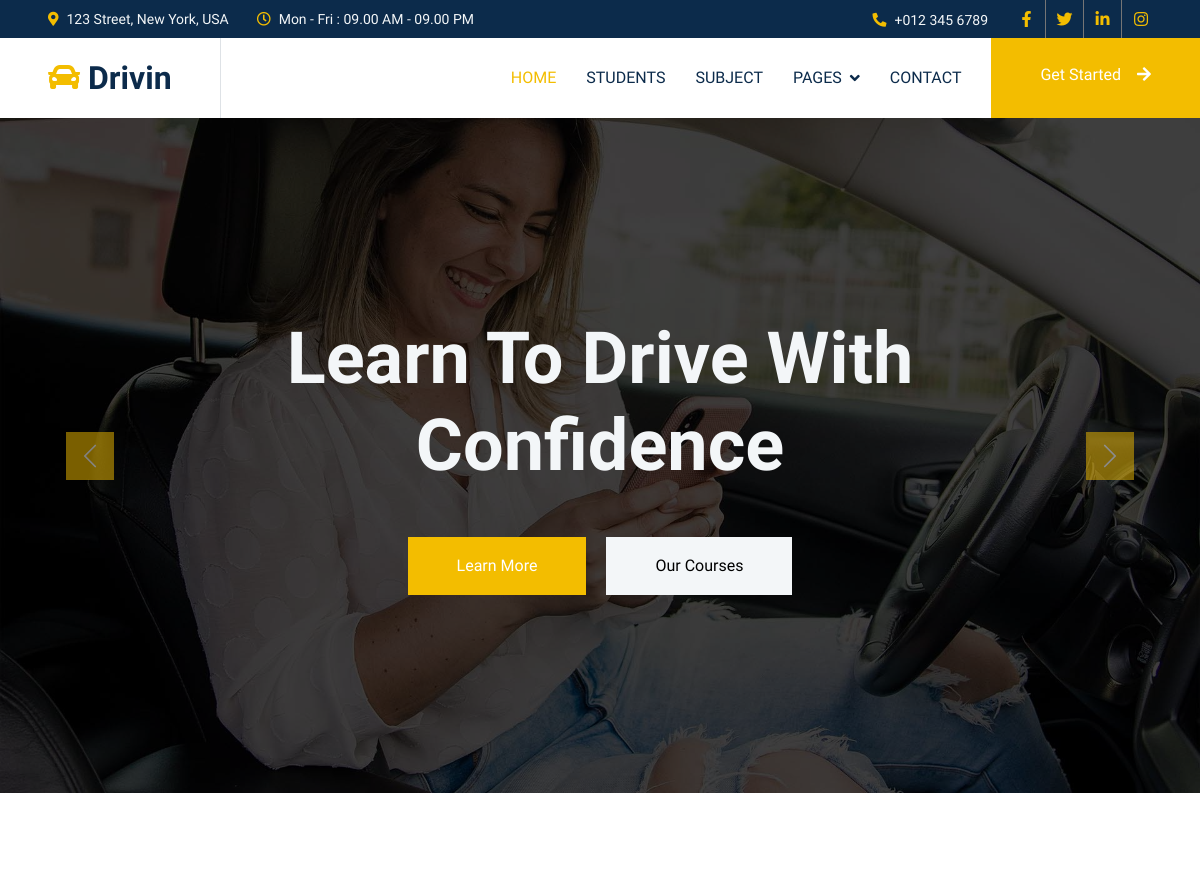
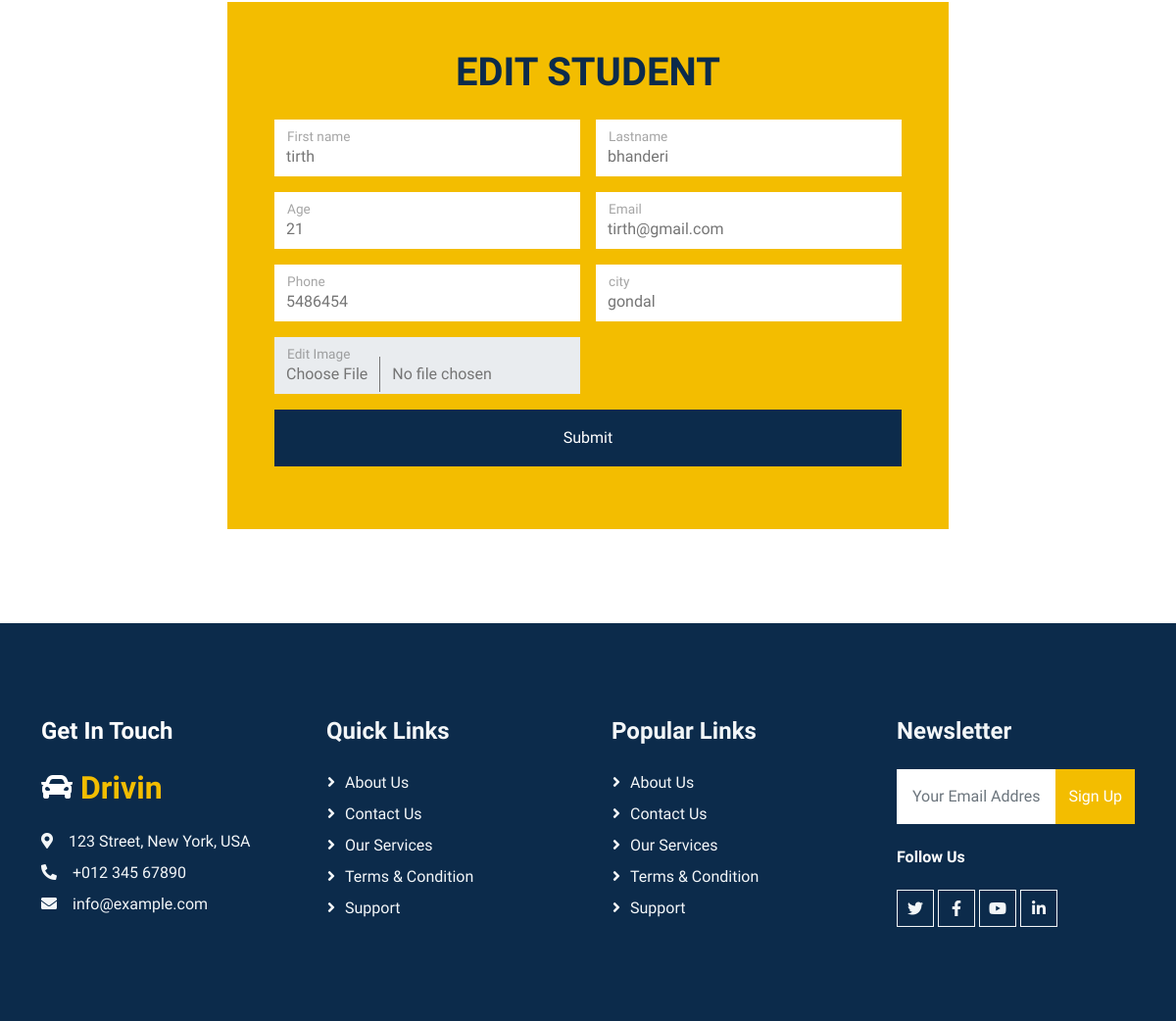
The page /edit-student/42 on the database its author committed (2 pictures, top to bottom).
### my_app/models.py (models this page shows)
class student(models.Model):
    firstname = models.CharField(max_length=100)
    lastname = models.CharField(max_length=100,default="")
    age = models.IntegerField(default=0)
    email = models.CharField(max_length=100,default="")
    phone = models.BigIntegerField(default=0)
    city = models.CharField(max_length=100,default="")
    image = models.ImageField(upload_to="")

### my_app/views.py (the view)
# urls.py: path('edit-student/<int:id>', edit_student, name='edit_1'),
def edit_student(request,id):
    if request.method == "POST":
        fname = request.POST['fname']
        lname = request.POST['lname']
        age = request.POST['age']
        Email = request.POST['email']
        Phone = request.POST['phone']
        City = request.POST['city']
        img = request.FILES.get('image')
        obj2 = student.objects.get(id=id)
        obj2.firstname=fname
        obj2.lastname=lname
        obj2.age=age
        obj2.email=Email
        obj2.phone=Phone
        obj2.city=City
        if img:
            obj2.image=img
        obj2.save()
        print(request.POST['fname'])
        return redirect('home')
    else:
        s1 = student.objects.get(id=id)
        context ={
            "b" : s1
        }
        return render(request,"edit_student.html",context)

### my_app/templates/edit_student.html (shortened to what this page needs)
        {% extends "base.html" %}
        {% block body %}
         <div class="container">
            <div class="row justify-content-center">
                <div class="col-lg-8 my-6 mb-0 wow fadeInUp" data-wow-delay="0.1s">
                    <div class="bg-primary text-center p-5">
                        <h1 class="mb-4">EDIT STUDENT</h1>
                        <form action="{% url 'edit_1' b.id %}" method="post"enctype="multipart/form-data">
                            <div class="row g-3">
                                <div class="col-sm-6">
                                    <div class="form-floating">
                                        <input type="text" class="form-control border-0" id="fname" name="fname" placeholder="Enter firstname" value="{{b.firstname}}">
                                        <label for="fname">First name</label>
                                    </div>
                                </div>
                                <div class="col-sm-6">
                                    <div class="form-floating">
                                        <input type="text" class="form-control border-0" id="lname" name="lname"  value="{{b.lastname}}">
                                        <label for="lname">Lastname</label>
                                    </div>
                                </div>
                                <div class="col-sm-6">
                                    <div class="form-floating">
                                        <input type="text" class="form-control border-0" id="age" name="age"  value="{{b.age}}">
                                        <label for="age">Age</label>
                                    </div>
                                </div>
                                <div class="col-sm-6">
                                    <div class="form-floating">
                                        <input type="text" class="form-control border-0" id="email" name="email" value="{{b.email}}">
                                        <label for="email;">Email</label>
                                    </div>
                                </div>
                                 <div class="col-sm-6">
                                    <div class="form-floating">
                                        <input type="text" class="form-control border-0" id="phone" name="phone" value="{{b.phone}}">
                                        <label for="phone;">Phone</label>
                                    </div>
                                </div>
                                <div class="col-sm-6">
                                    <div class="form-floating">
                                         <input type="text" class="form-control border-0" id="city" name="city" value="{{b.city}}">
                                        <label for="city">city</label>
                                    </div>
                                </div>
                                <div class="col-sm-6">
                                    <div class="form-floating">
                                        <input type="file" class="form-control border-0" id="image" name="image" value="{{b.image}}" >
                                        <label for="image;">Edit Image</label>
                                    </div>
                                </div>
                                <div class="col-12">
                                    <button class="btn btn-dark w-100 py-3" type="submit">Submit</button>
                                </div>
                            </div>
                        </form>
                    </div>
                </div>
            </div>
        </div>
        {% endblock  %}

### static/css/style.css (style rules this page uses)
:root { --primary: #F3BD00; --secondary: #757575; --light: #F3F6F8; --dark: #0C2B4B; }
.my-6 { margin-top: 6rem; margin-bottom: 6rem; }
.btn { font-weight: 500; transition: .5s; }

### rows shown on the page
student: fname "tirth", lname "bhanderi", age "21", email "tirth@gmail.com", phone "5486454", city "gondal"
